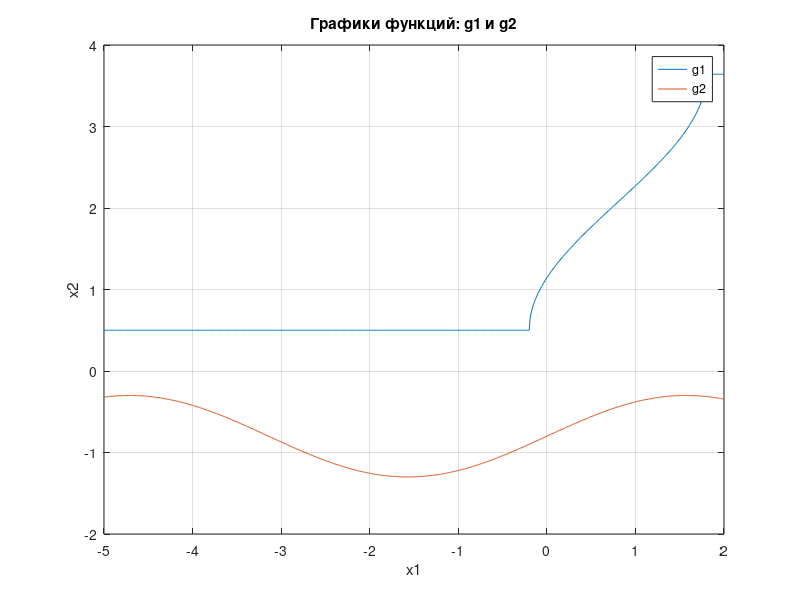

The MATLAB source for this figure:
eps = 10^(-4);

x1 = -5:0.01:2;
x2 = x1;

f1 = cos(x1 + 0.5) + x2 - 0.8;
f2 = -2 .* x1 + sin(x2) - 1.6;


% 1.1
g1 = acos(0.8 - x2) + 0.5;
g2 = (1.6 - sin(x2)) ./ (-2);

figure();
plot(x1, g1, x2, g2);
xlabel('x1');
ylabel('x2');
title('Графики функций: g1 и g2');
grid on;
legend("g1", "g2");


% 1.2
phi1 = -cos(x1 + 0.5) + 0.8;
phi2 = (1.6 - sin(x2)) ./ (-2);

% 1.3
x1_0 = 0;
x2_0 = 0;

for k = 1:100
    x1_next = (1.6 - sin(x2_0)) ./ (-2);
    x2_next = -cos(x1_0 + 0.5) + 0.8;

    if abs(x1_next - x1_0) < eps && abs(x2_next - x2_0) < eps
        break;
    end

    x1_0 = x1_next;
    x2_0 = x2_next;
end

fprintf('Сошлось к (%f, %f)\n', x1_0, x2_0);
fprintf('\n\n');

J = [ 
        -sin(x1 + 0.5),  1
        -2            ,  cos(x2) 
    ];
q = norm(J);


% 1.4
eps_0 = ((1 - q) / q) * eps;